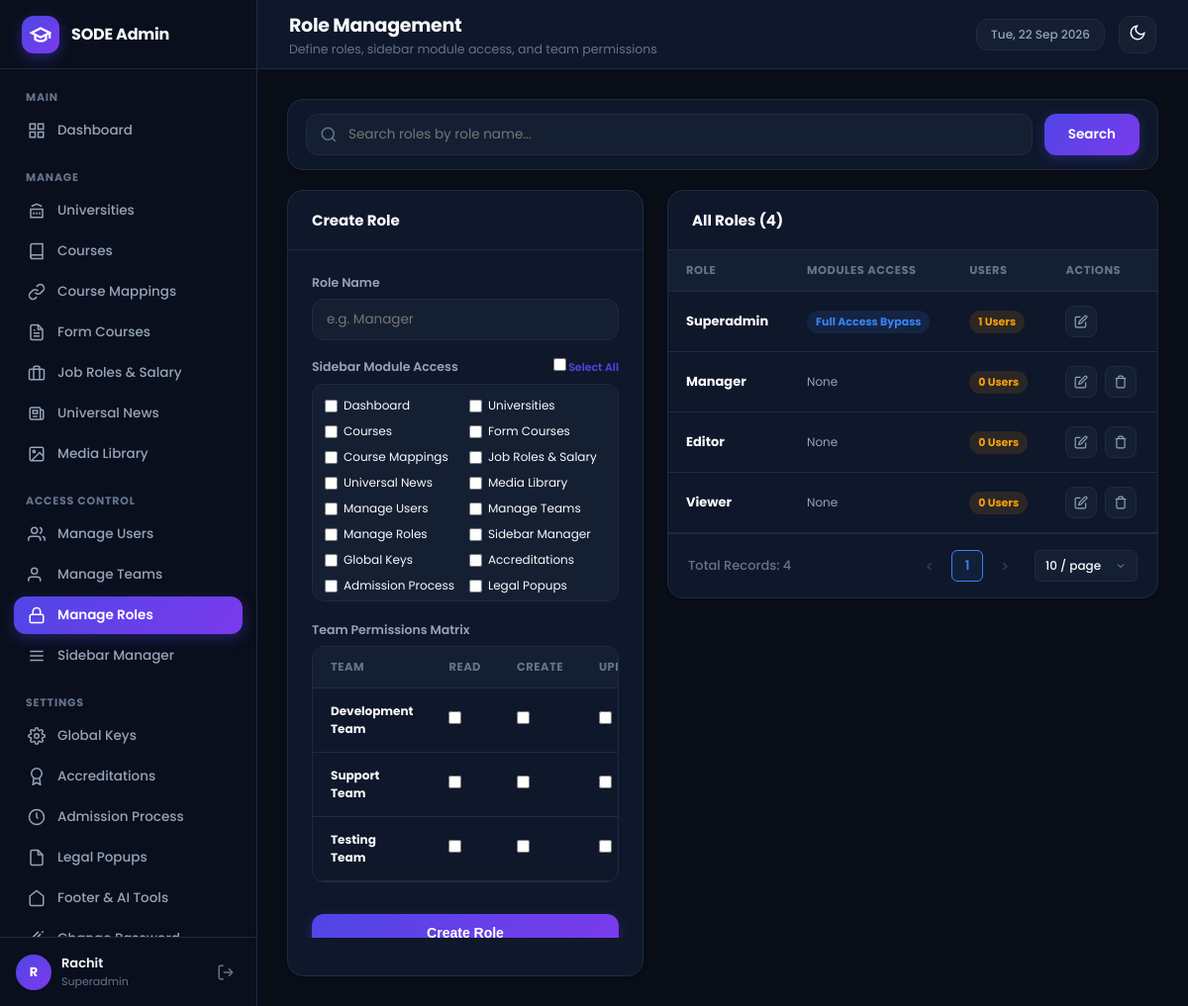
Page /admin/modules/rbac/roles.php (signed in) on the committed database.
### tables this page shows
CREATE TABLE IF NOT EXISTS `sidebar_items` (
  `id` INT UNSIGNED AUTO_INCREMENT PRIMARY KEY,
  `display_name` VARCHAR(100) NOT NULL,
  `page_route` VARCHAR(255) NOT NULL,
  `sort_order` INT DEFAULT 0,
  `active_page_key` VARCHAR(100) NOT NULL,
  `rbac_module_key` VARCHAR(100) NOT NULL,
  `menu_section` VARCHAR(100) DEFAULT 'Manage',
  `icon_svg` TEXT NULL,
  `is_superadmin_only` TINYINT(1) DEFAULT 0,
  `is_active` TINYINT(1) DEFAULT 1,
  `created_at` TIMESTAMP DEFAULT CURRENT_TIMESTAMP
);

CREATE TABLE IF NOT EXISTS `teams` (
  `id` INT UNSIGNED AUTO_INCREMENT PRIMARY KEY,
  `name` VARCHAR(100) NOT NULL UNIQUE,
  `description` TEXT NULL,
  `created_at` TIMESTAMP DEFAULT CURRENT_TIMESTAMP
);

CREATE TABLE IF NOT EXISTS `roles` (
  `id` INT UNSIGNED AUTO_INCREMENT PRIMARY KEY,
  `name` VARCHAR(100) NOT NULL UNIQUE,
  `created_at` TIMESTAMP DEFAULT CURRENT_TIMESTAMP
);

### admin/modules/rbac/roles.php (the view, shortened to what the rows shown need)
<?php
$active_page_key = 'roles';
$db = get_db_connection();
$all_modules = $db->query("SELECT id, display_name, rbac_module_key FROM sidebar_items WHERE is_active = 1 ORDER BY sort_order ASC")->fetchAll();
$all_teams = $db->query("SELECT id, name FROM teams ORDER BY name ASC")->fetchAll();
$search = trim($_GET['q'] ?? '');
$where_sql = "";
$params = [];
$pagination = sode_get_pagination_params(10);
$page = $pagination['page'];
$per_page = $pagination['per_page'];
$offset = $pagination['offset'];
if ($search !== '') {
    $count_stmt = $db->prepare("SELECT COUNT(*) FROM roles r $where_sql");
    $count_stmt->execute($params);
    $total_roles = (int)$count_stmt->fetchColumn();
} else {
    $total_roles = (int)$db->query("SELECT COUNT(*) FROM roles")->fetchColumn();
}
$stmt = $db->prepare("
    SELECT r.*,
    (SELECT COUNT(*) FROM users u WHERE u.role_id = r.id) AS users_count,
    (SELECT GROUP_CONCAT(si.display_name SEPARATOR ', ')
     FROM role_sidebar_access rsa
     JOIN sidebar_items si ON rsa.sidebar_item_id = si.id
     WHERE rsa.role_id = r.id) AS modules_list
    FROM roles r
    $where_sql
    ORDER BY r.id ASC
    LIMIT :limit OFFSET :offset
");
$stmt->bindValue(':limit', $per_page, PDO::PARAM_INT);
$stmt->bindValue(':offset', $offset, PDO::PARAM_INT);
$stmt->execute();
$roles = $stmt->fetchAll();
$assigned_modules = [];
$assigned_matrix = [];
require_once ADMIN_PATH . '/includes/header.php';
?>
<div class="split-layout">
    <div class="admin-card">
        <div class="card-body">
            <form method="POST" action="">
                <div class="form-group" style="margin-top:16px;">
                    <div style="display:grid; grid-template-columns:repeat(auto-fit, minmax(130px, 1fr)); gap:8px; background:var(--bg-input); padding:12px; border-radius:var(--radius-md); border:1px solid var(--border-color); max-height:220px; overflow-y:auto;">
                        <?php foreach ($all_modules as $mod):
                            $is_checked = in_array($mod['id'], $assigned_modules);
                        ?>
                            <label style="display:flex; align-items:center; gap:6px; font-size:12px; cursor:pointer;">
                                <input type="checkbox" name="modules[]" class="module-chk" value="<?php echo $mod['id']; ?>" <?php echo $is_checked ? 'checked' : ''; ?>>
                                <span><?php echo htmlspecialchars($mod['display_name']); ?></span>
                            </label>
                        <?php endforeach; ?>
                    </div>
                </div>
                <div class="form-group" style="margin-top:20px;">
                    <div class="table-responsive" style="border:1px solid var(--border-color); border-radius:var(--radius-md);">
                        <table class="admin-table" style="font-size:12px;">
                            <thead>
                                <tr>
                                    <th>Team</th>
                                    <th>Read</th>
                                    <th>Create</th>
                                    <th>Update</th>
                                </tr>
                            </thead>
                            <tbody>
                                <?php foreach ($all_teams as $t):
                                    $tid = $t['id'];
                                    $pm = $assigned_matrix[$tid] ?? [];
                                ?>
                                    <tr>
                                        <td><strong><?php echo htmlspecialchars($t['name']); ?></strong></td>
                                        <td><input type="checkbox" name="matrix[<?php echo $tid; ?>][read]" value="1" <?php echo !empty($pm['can_read']) ? 'checked' : ''; ?>></td>
                                        <td><input type="checkbox" name="matrix[<?php echo $tid; ?>][create]" value="1" <?php echo !empty($pm['can_create']) ? 'checked' : ''; ?>></td>
                                        <td><input type="checkbox" name="matrix[<?php echo $tid; ?>][update]" value="1" <?php echo !empty($pm['can_update']) ? 'checked' : ''; ?>></td>
                                    </tr>
                                <?php endforeach; ?>
                            </tbody>
                        </table>
                    </div>
                </div>
            </form>
        </div>
    </div>
    <div class="admin-card">
        <div class="table-responsive">
            <table class="admin-table">
                <thead>
                    <tr>
                        <th>Role</th>
                        <th>Modules Access</th>
                        <th>Users</th>
                        <th>Actions</th>
                    </tr>
                </thead>
                <tbody>
                    <?php if (empty($roles)): ?>
                        <tr><td colspan="4" style="text-align:center; padding:32px; color:var(--text-dim);"><?php echo $search !== '' ? 'No roles match your search query "' . htmlspecialchars($search) . '".' : 'No roles found.'; ?></td></tr>
                    <?php else: ?>
                        <?php foreach ($roles as $r): ?>
                            <tr>
                                <td>
                                    <strong><?php echo htmlspecialchars($r['name']); ?></strong>
                                </td>
                                <td style="color:var(--text-muted); font-size:12px; max-width:300px;">
                                    <?php echo $r['id'] === 1 ? '<span class="badge badge-info">Full Access Bypass</span>' : htmlspecialchars($r['modules_list'] ?: 'None'); ?>
                                </td>
                                <td>
                                    <span class="badge badge-warning"><?php echo $r['users_count']; ?> Users</span>
                                </td>
                                <td>
                                    <div class="table-actions">
                                        <a href="<?php echo BASE_URL; ?>/modules/rbac/roles.php?action=edit&id=<?php echo $r['id']; ?>" class="action-btn" title="Edit">
                                            <svg width="14" height="14" viewBox="0 0 24 24" fill="none" stroke="currentColor" stroke-width="2"><path d="M11 4H4a2 2 0 0 0-2 2v14a2 2 0 0 0 2 2h14a2 2 0 0 0 2-2v-7"></path><path d="M18.5 2.5a2.121 2.121 0 0 1 3 3L12 15l-4 1 1-4 9.5-9.5z"></path></svg>
                                        </a>
                                        <?php if ($r['id'] !== 1): ?>
                                             <form method="POST" action="" class="delete-form" style="display:inline;">
                                                <button type="submit" class="action-btn delete-btn" title="Delete">
                                                    <svg width="14" height="14" viewBox="0 0 24 24" fill="none" stroke="currentColor" stroke-width="2"><polyline points="3 6 5 6 21 6"></polyline><path d="M19 6v14a2 2 0 0 1-2 2H7a2 2 0 0 1-2-2V6m3 0V4a2 2 0 0 1 2-2h4a2 2 0 0 1 2 2v2"></path></svg>
                                                </button>
                                            </form>
                                        <?php endif; ?>
                                    </div>
                                </td>
                            </tr>
                        <?php endforeach; ?>
                    <?php endif; ?>
                </tbody>
            </table>
        </div>
        <?php echo sode_render_pagination($total_roles, $page, $per_page); ?>
    </div>
</div>
<?php
require_once ADMIN_PATH . '/includes/footer.php';
?>

### admin/includes/sidebar.php (shortened to what the rows shown need)
<?php
$sidebar_items = get_user_sidebar_items();
$grouped_items = [];
foreach ($sidebar_items as $item) {
    $section = !empty($item['menu_section']) ? strtoupper($item['menu_section']) : 'MANAGE';
    $grouped_items[$section][] = $item;
}
if (empty($active_page_key)) {
    $current_script = str_replace('\\', '/', $_SERVER['SCRIPT_NAME'] ?? $_SERVER['PHP_SELF'] ?? '');
    if (preg_match('#/modules/([^/]+)/#', $current_script, $matches)) {
        $current_page_key = $matches[1];
    } elseif (strpos($current_script, 'dashboard.php') !== false) {
        $current_page_key = 'dashboard';
    } else {
        $current_page_key = '';
    }
} else {
    $current_page_key = $active_page_key;
}
?>
<aside class="app-sidebar" id="app-sidebar">
    <nav class="sidebar-nav">
        <?php foreach ($grouped_items as $section_title => $section_items): ?>
            <div class="nav-section">
                <div class="nav-section-title"><?php echo htmlspecialchars($section_title); ?></div>
                <ul class="nav-list">
                    <?php foreach ($section_items as $item):
                        $route = (strpos($item['page_route'], 'http') === 0) ? $item['page_route'] : BASE_URL . '/' . ltrim($item['page_route'], '/');
                        $is_active = ($current_page_key !== '' && $current_page_key === $item['active_page_key']);
                    ?>
                        <li class="nav-item <?php echo $is_active ? 'active' : ''; ?>">
                            <a href="<?php echo htmlspecialchars($route); ?>">
                                <?php if (!empty($item['icon_svg'])): ?>
                                    <?php echo $item['icon_svg']; ?>
                                <?php else: ?>
                                    <svg width="18" height="18" viewBox="0 0 24 24" fill="none" stroke="currentColor" stroke-width="2"><circle cx="12" cy="12" r="4"></circle></svg>
                                <?php endif; ?>
                                <span><?php echo htmlspecialchars($item['display_name']); ?></span>
                            </a>
                        </li>
                    <?php endforeach; ?>
                </ul>
            </div>
        <?php endforeach; ?>
    </nav>
</aside>

### admin/includes/helpers.php (shortened to what the rows shown need)
<?php
if (!function_exists('sode_get_pagination_params')) {
    function sode_get_pagination_params($default_per_page = 10, $allowed = [10, 25, 50, 100], $page_key = 'page', $per_page_key = 'per_page') {
        $page = isset($_GET[$page_key]) ? (int)$_GET[$page_key] : 1;
        $per_page = isset($_GET[$per_page_key]) ? (int)$_GET[$per_page_key] : $default_per_page;
        $offset = ($page - 1) * $per_page;
        return [
            'page'     => $page,
            'per_page' => $per_page,
            'offset'   => $offset
        ];
    }
}
if (!function_exists('sode_render_pagination')) {
    function sode_render_pagination($total_records, $current_page, $per_page, $allowed = [10, 25, 50, 100], $page_key = 'page', $per_page_key = 'per_page') {
        $total_records = max(0, (int)$total_records);
        $per_page = max(1, (int)$per_page);
        $total_pages = max(1, (int)ceil($total_records / $per_page));
        $current_page = max(1, min((int)$current_page, $total_pages));
        $pages = [];
        if ($total_pages <= 7) {
            for ($i = 1; $i <= $total_pages; $i++) {
                $pages[] = $i;
            }
        }
        ?>
        <div class="sode-pagination-bar">
            <div class="sode-pagination-left">
                <span class="sode-pagination-total">Total Records: <?php echo number_format($total_records); ?></span>
            </div>
        </div>
        <?php
        return ob_get_clean();
    }
}

### rows in the picture
sidebar_items: display_name "Dashboard"
sidebar_items: display_name "Universities"
sidebar_items: display_name "Courses"
sidebar_items: display_name "Course Mappings"
sidebar_items: display_name "Form Courses"
sidebar_items: display_name "Job Roles & Salary"
sidebar_items: display_name "Universal News"
sidebar_items: display_name "Media Library"
sidebar_items: display_name "Manage Users"
sidebar_items: display_name "Manage Teams"
sidebar_items: display_name "Manage Roles"
sidebar_items: display_name "Sidebar Manager"
sidebar_items: display_name "Global Keys"
sidebar_items: display_name "Accreditations"
sidebar_items: display_name "Admission Process"
sidebar_items: display_name "Legal Popups"
sidebar_items: display_name "Footer & AI Tools"
teams: name "Development Team"
teams: name "Support Team"
teams: name "Testing Team"
roles: name "Superadmin", shows "Full Access Bypass", users_count "1"
roles: name "Manager", modules_list "None", users_count "0"
roles: name "Editor", modules_list "None", users_count "0"
roles: name "Viewer", modules_list "None", users_count "0", id "4"

### other values in the picture
APP_NAME "SODE Admin"
$section_title "MAIN"
$section_title "MANAGE"
$section_title "ACCESS CONTROL"
$section_title "SETTINGS"
get_user_initials($current_user['name']) "R"
$current_user['name'] "Rachit"
$current_user['role_name'] "Superadmin"
$page_title "Role Management"
$page_subtitle "Define roles, sidebar module access, and team permissions"
$total_roles "4"
$p "1"
form field value "10 / page"
